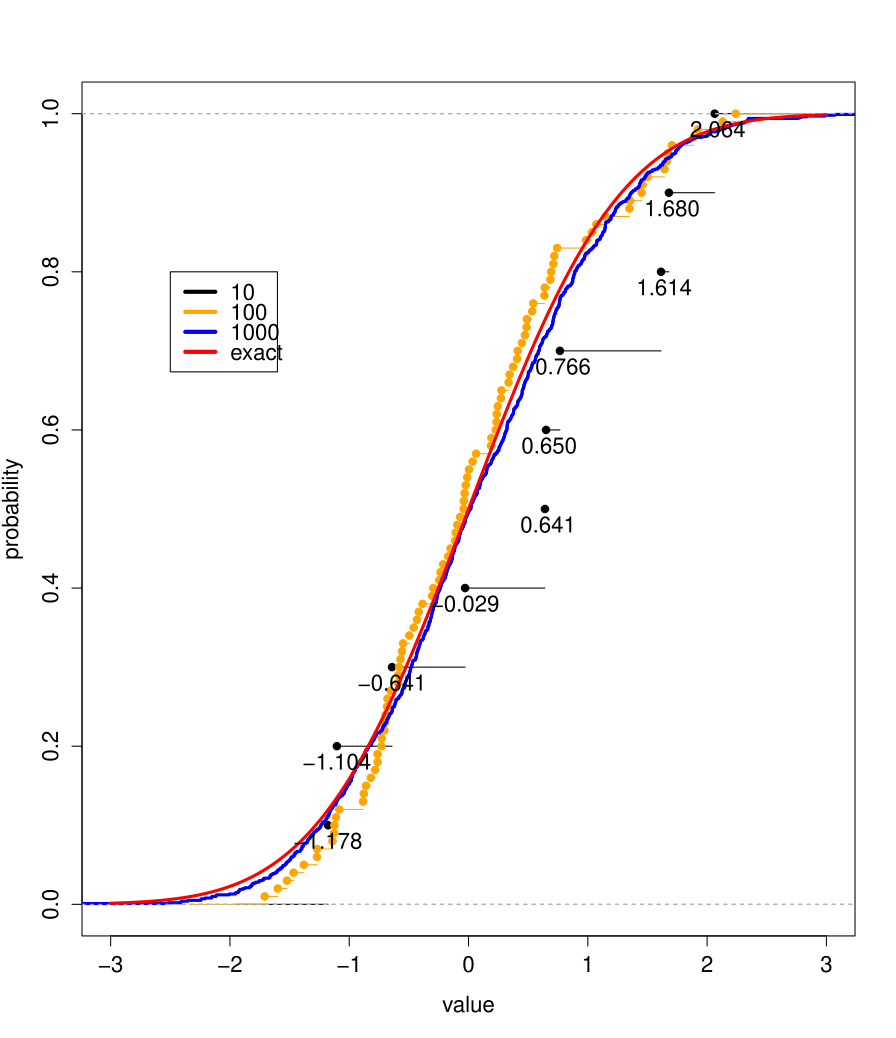

Recreate this plot in R.
plot(c(-3,3), c(0,1), type="n", xlab="value", ylab="probability")
rn10=sort(rnorm(10))
lines(ecdf(rn10) )
lines(ecdf(rnorm(100)), col="orange")
lines(ecdf(rnorm(1000)), col="blue", lwd=3)
x=seq(-3,3,0.01)
y=pnorm(x)
lines(x, y, col="red", lwd=3)
text(rn10,1:10/10 - 0.02, format(rn10,digits=2))
legend(-2.5,0.8, 
       c("10", "100", "1000", "exact"),
       lty=1, lwd=4,
       col=c("black","orange","blue","red"))
